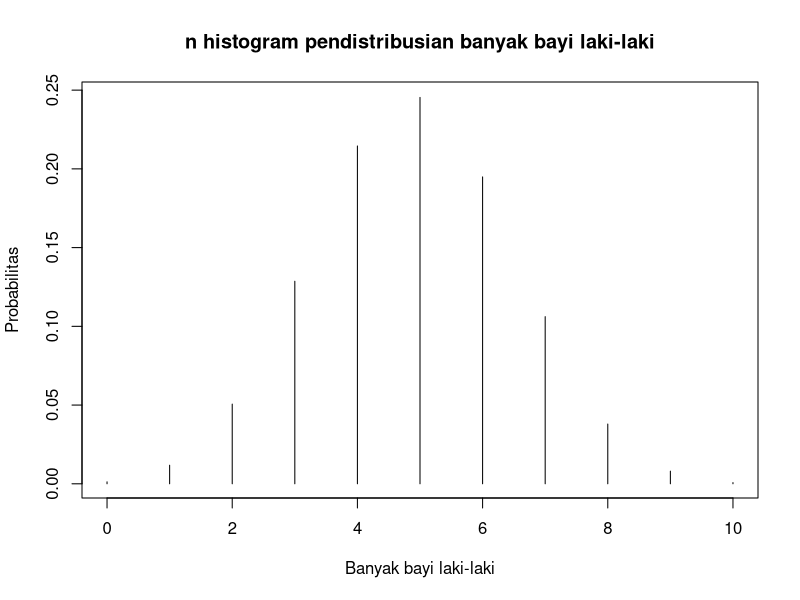

The R script that drew this image:
# Nama   : Dewangga Dika Darmawan
# NRP    : 5025211109
# Kelas  : Probabilitas dan Statistika (C)

# Nomor 1
# Percobaan = 10
# Probabilitas = 0.488

# Poin 1A
# Distribusi : Binomial
# Karena diketahui hanya akan ada 2 kemungkinan hasil, yaitu bayi lahir berjenis kelamin
# laki-laki atau tidak laki-laki. Selain itu, terdapat percobaan lebih dari satu kejadian
# Rumus : P(X=k) = (10Ck) 0.488^k (1-0.488)^(10-k)

# Poin 1B
b <- 3
ans <- dbinom(x=b, size=10, prob=0.488)
ans

# Poin 1C
c <- 2
ans <- pbinom(q=c, size=10, prob=0.488, lower.tail=TRUE)
ans

# Poin 1D
d <- 3
ans <- pbinom(q=d, size=10, prob=0.488, lower.tail=FALSE)
ans

# Poin 1E
size <- 10
prob <- 0.488
nilai_harapan <- size * prob
nilai_harapan
simp_baku <- sqrt(size * prob * (1 - prob))
simp_baku

# Poin 1F
f <- 0:10
plot(f, dbinom(x=f, size=10, prob=0.488),
     type='h',
     main='n histogram pendistribusian banyak bayi laki-laki',
     xlab='Banyak bayi laki-laki',
     ylab='Probabilitas'
)
